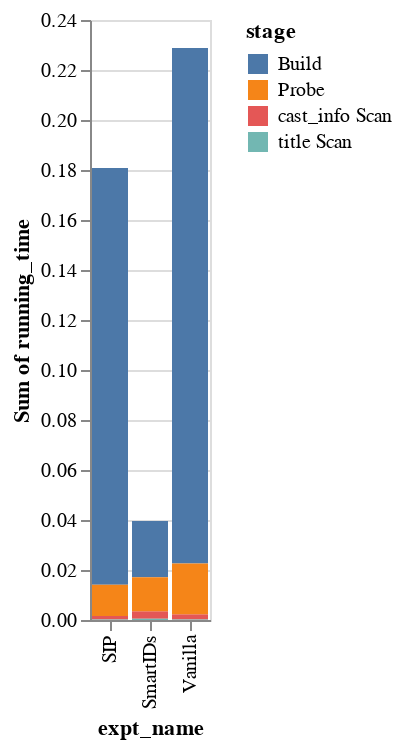

Notebook code for this chart:
### Code cell
def read_motivation():
    filename = f"motivation_results/motivation_results.csv"
    df = pd.read_csv(filename, names=["expt_name", "join_order", "stage", "running_time"], index_col=False)
    return df


def plot_motivation_times(df, join_order):
    return alt.Chart(df[df.join_order == join_order]).mark_bar().encode(
        x = "expt_name:N",
        y = "sum(running_time)",
        color="stage",
    )

motivation_df = read_motivation()
plot_motivation_times(motivation_df, "Bad")

### Figure 1 — Vega-Lite specification as saved in the notebook (floating-point values rounded to 4 significant figures)
{"$schema": "https://vega.github.io/schema/vega-lite/v4.17.0.json", "config": {"view": {"continuousHeight": 300, "continuousWidth": 400}}, "data": {"name": "data-c49fd0b7714a695226b43ed4143f2d54"}, "datasets": {"data-c49fd0b7714a695226b43ed4143f2d54": [{"expt_name": "SmartIDs", "join_order": "Bad", "running_time": 0.002997, "stage": "cast_info Scan"}, {"expt_name": "SmartIDs", "join_order": "Bad", "running_time": 0.0004839, "stage": "title Scan"}, {"expt_name": "SmartIDs", "join_order": "Bad", "running_time": 0.02253, "stage": "Build"}, {"expt_name": "SmartIDs", "join_order": "Bad", "running_time": 0.01361, "stage": "Probe"}, {"expt_name": "Vanilla", "join_order": "Bad", "running_time": 0.002135, "stage": "cast_info Scan"}, {"expt_name": "Vanilla", "join_order": "Bad", "running_time": 0.0001926, "stage": "title Scan"}, {"expt_name": "Vanilla", "join_order": "Bad", "running_time": 0.2062, "stage": "Build"}, {"expt_name": "Vanilla", "join_order": "Bad", "running_time": 0.02025, "stage": "Probe"}, {"expt_name": "SIP", "join_order": "Bad", "running_time": 0.001429, "stage": "cast_info Scan"}, {"expt_name": "SIP", "join_order": "Bad", "running_time": 0.0001583, "stage": "title Scan"}, {"expt_name": "SIP", "join_order": "Bad", "running_time": 0.1667, "stage": "Build"}, {"expt_name": "SIP", "join_order": "Bad", "running_time": 0.01248, "stage": "Probe"}]}, "encoding": {"color": {"field": "stage", "type": "nominal"}, "x": {"field": "expt_name", "type": "nominal"}, "y": {"aggregate": "sum", "field": "running_time", "type": "quantitative"}}, "mark": "bar"}
